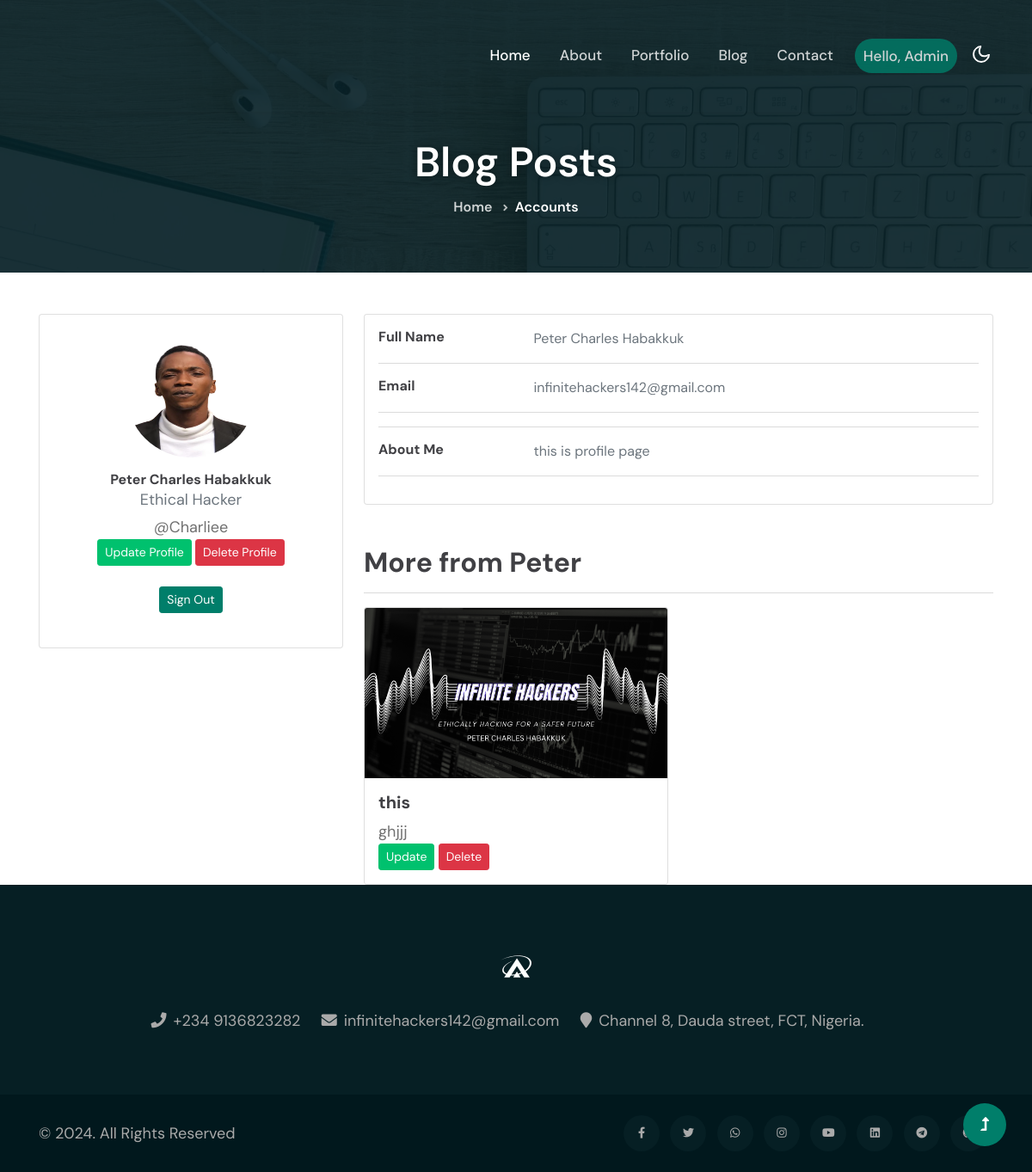
Page /blog_posts/my_account/ (signed in) on the earlier database version.
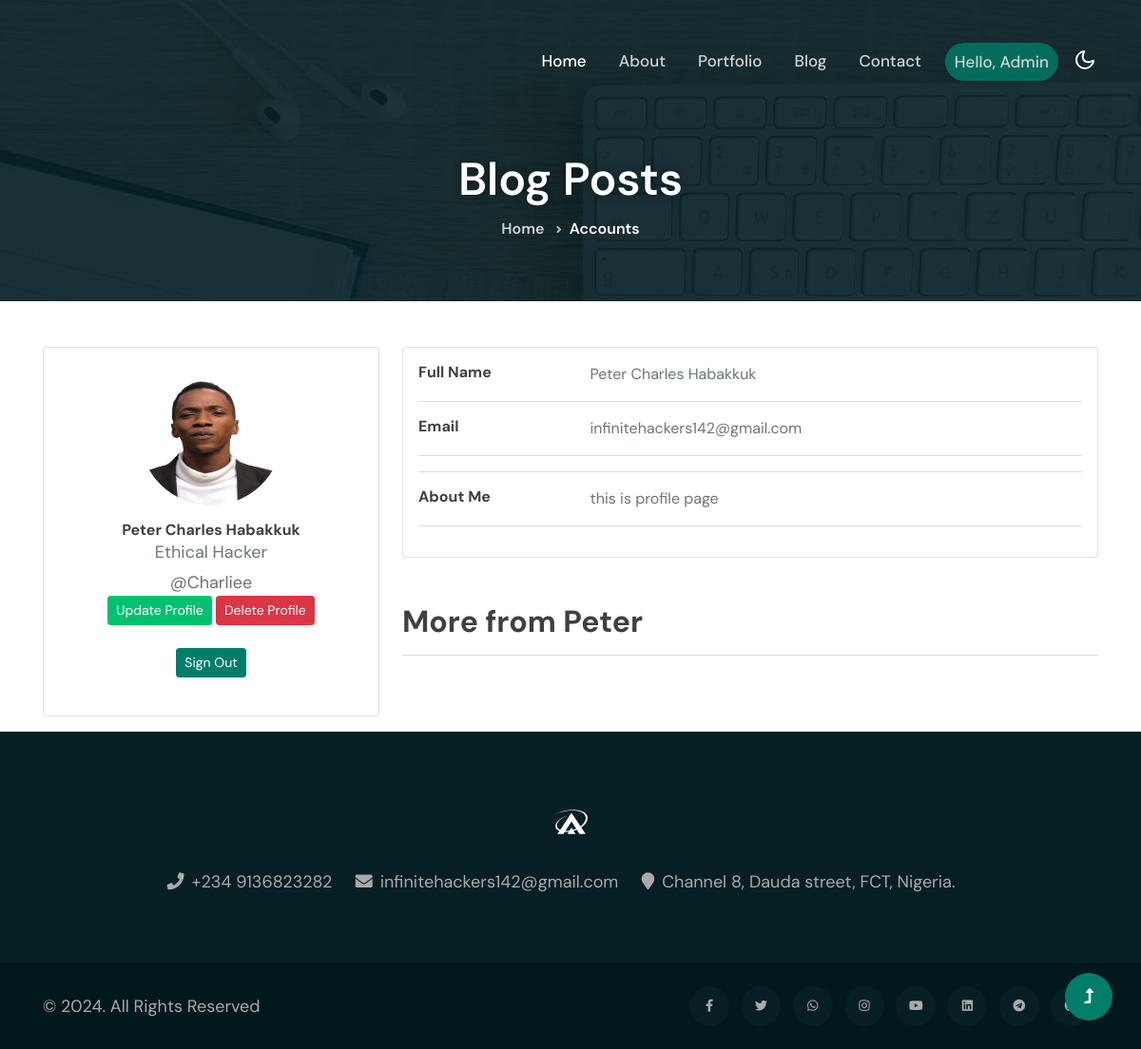
Same page on the later database version.
### blog/models.py (models this page shows, shortened)
class Post(models.Model):
    writer = models.ForeignKey(UserProfile, on_delete=models.SET_NULL, blank=True, null=True)
    title = models.CharField(max_length=200)
    slug = models.SlugField(unique=True)
    body = CKEditor5Field('Text', config_name='extends')
    post_id = models.UUIDField(default=uuid.uuid4, primary_key=True, unique=True, editable=False)
    image = models.ImageField(upload_to="images/post_images")
    updated_on = models.DateTimeField(auto_now= True)
    created_on = models.DateTimeField(auto_now_add=True)
    likes = models.ManyToManyField(User, related_name='post_likes', blank=True)
    view_count = models.PositiveIntegerField(default=0, blank=True, null=True)
    category = models.ForeignKey('Category', on_delete=models.SET_NULL, blank=True, null=True)

### blog/views.py (the view)
# urls.py: path("my_account/", views.account, name="account"),
def account(request):
    my_account = request.user.userprofile
    context={
        "account": my_account
    }
    return render(request, 'blog/user_account.html', context)

### blog/templates/blog/user_account.html (shortened to what the changed rows need)
{% extends 'base.html' %}
{% load static %}
  {% block content %}
<section class="w3l-about-breadcrumb text-center">
    <div class="breadcrumb-bg breadcrumb-bg-about py-3">
        <div class="container py-lg-5 mt-5">
            <div class="banner-info-grid mt-5">
                <h2 class="w3l-title-breadcrumb">Blog Posts</h2>
            </div>
        </div>
    </div>
</section>
<div class="container mt-5">
    <div class="main-body">
          <div class="row gutters-sm">
            <div class="col-md-8">
              <h2 class="mt-5">More from {{account.first_name}}</h2><hr>
              <div class="row row-cols-1 row-cols-md-2 g-4">
                {% for post in account.post_set.all %}
                <div class="col">
                  <div class="card h-100">
                    <a href="{% url 'detail' post.slug %}">
                    <img src="{{post.image.url}}" class="card-img-top" alt="...">
                  </a>
                    <div class="card-body">
                      <h5 class="card-title">{{post.title}}</h5>
                      <p class="card-text">{{post.body|safe|truncatewords:20}}</p>
                      <a href="{% url 'update_post' post.slug %}">
                      <button type="button" class="btn btn-secondary btn-sm">Update</button>
                    </a>
                    <a href="{% url 'delete_post' post.slug %}">
                      <button type="button" class="btn btn-danger btn-sm">Delete</button>
                    </a>
                    </div>
                  </div>
                </div>
                {% endfor %}
            </div>
  </div>
  <br><br>
            <br>
            </div>
          </div>
        </div>
  {% endblock content %}

Differences in the rows shown:
removed Post: image (picture), title "this", body "ghjjj"
